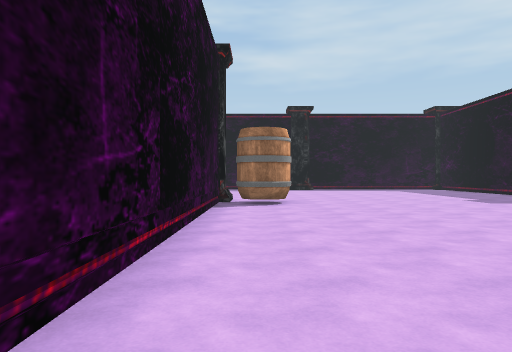
View 1 (above)

16 first-person views from a walk through a 3-D level made in the Unity game engine. The camera is 1.3 m above the floor, looks level and sees 70° across. The floor is counted in squares, 2 m on a side. Each view is taken from the middle of a square. On the plan, view 1 faces up. The plan holds only what a view shows up to about 11 squares ahead; the rest is blank. The place goes on beyond the plan. The player is left out.

View 2
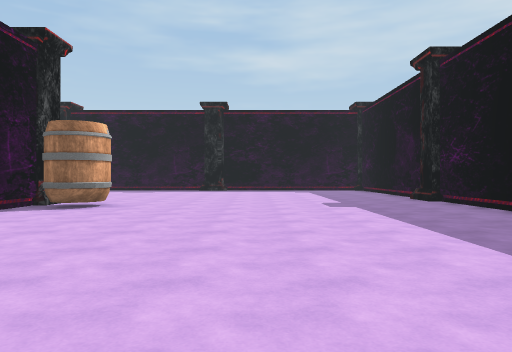

View 3
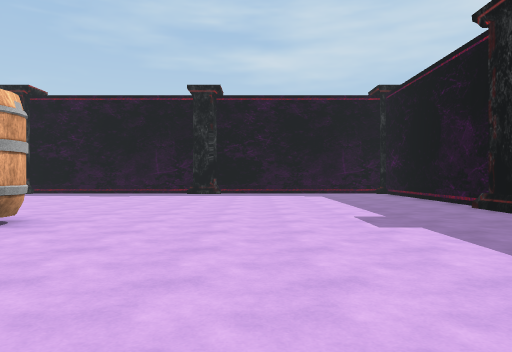

View 4
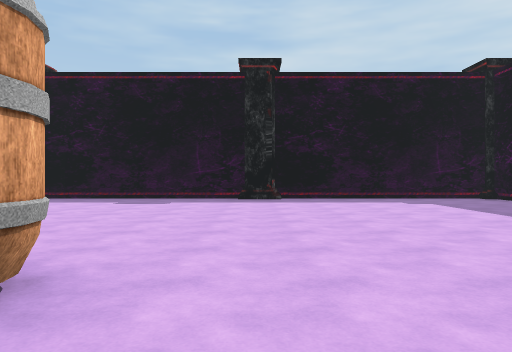

View 5
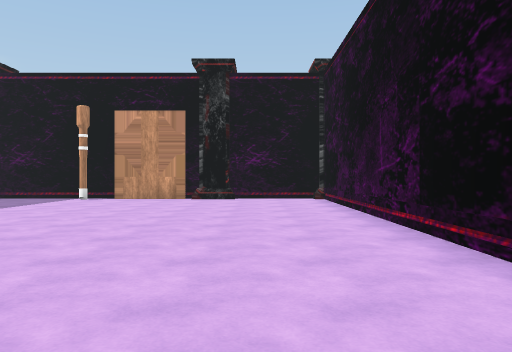

View 6
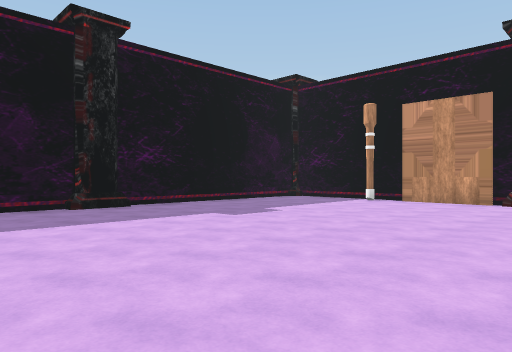

View 7
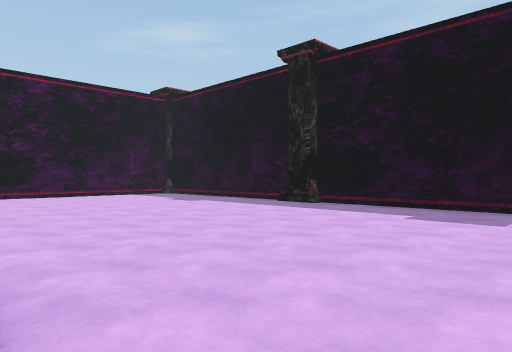

View 8
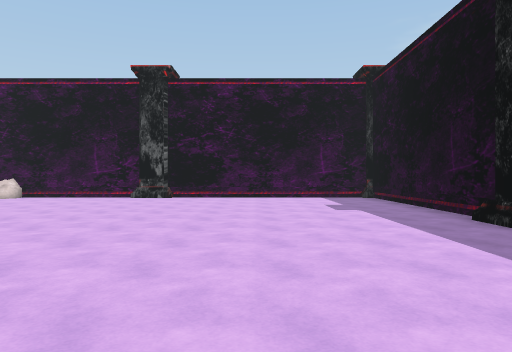

View 9
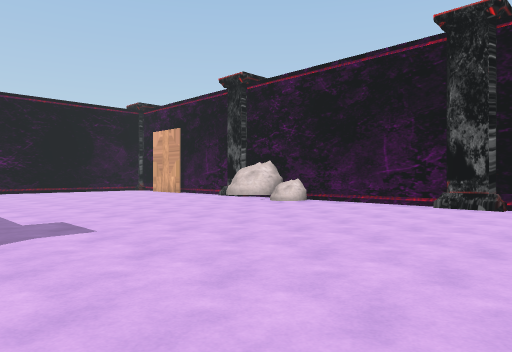

View 10
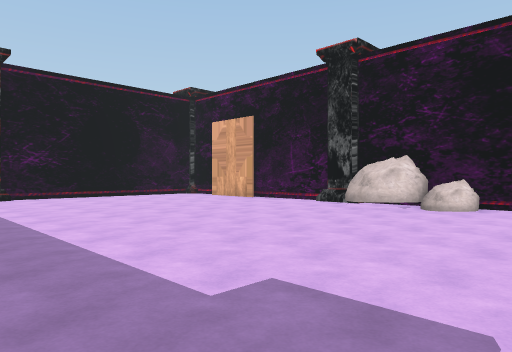

View 11
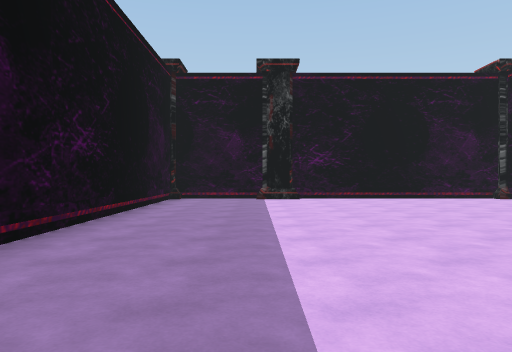

View 12
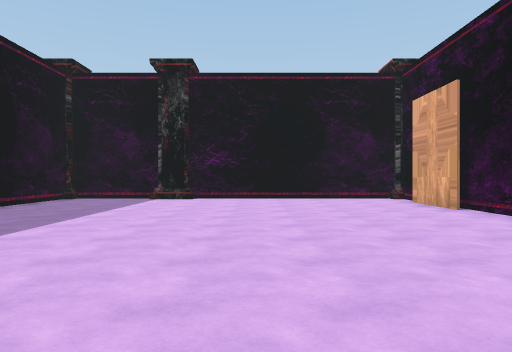

View 13
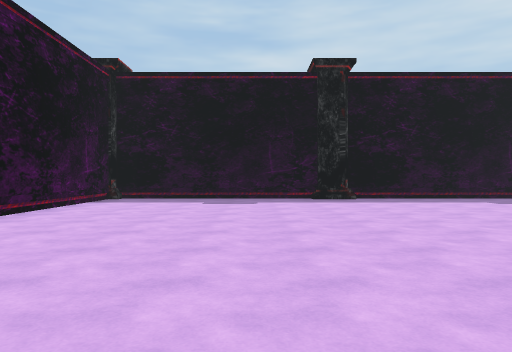

View 14
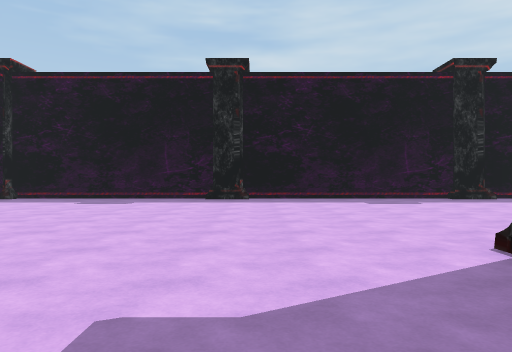

View 15
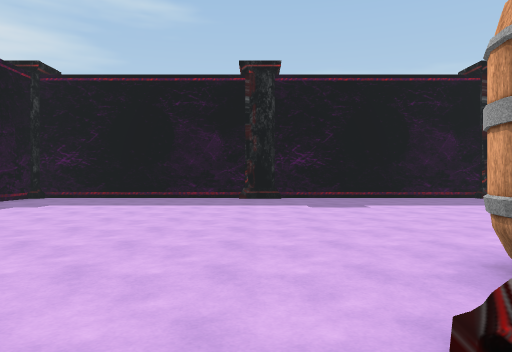

View 16
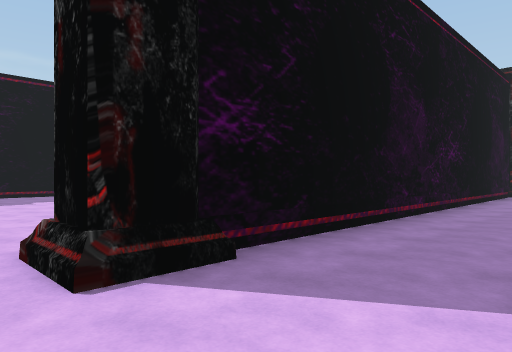

### Floor plan
Key: @ floor where view 1 was taken; # wall or solid block; . floor; P pillar; B barrel; T torch; R rock; O other object.
Columns run from 12 left of view 1 to 10 right of it. Each row starts with its distance up from view 1.
 18 P######P######P######P
 17  #...................#
 16  #...................#
 15  #...................#
 14  #...................#
 13  #...................#
 12  #...................#
 11 PP...................PP
 10  #.........P.........#
  9  #.........#BB.......#
  8  #.........#B........#
  7  R.........#.........#
  6  #R........#.........#
  5  RR........#.........#
  4 PP.........#.........PP
  3  #.........#.........#
  2  #.........#.........#
  1  #.........#.........#
  0  #.........#@........#
 -1  #.........#.........#
 -2  #.........#......T..
 -3 PP#####P###P##P######OO

Positions as (right, up) in squares from view 1, and headings:
1: (0, 0), facing up
2: (4, 1), facing up
3: (4, 4), facing up
4: (2, 7), facing up
5: (1, 8), facing down
6: (1, 7), facing down-right
7: (1, 10), facing up-left
8: (0, 14), facing left
9: (-3, 13), facing down-left
10: (-3, 9), facing down-left
11: (-4, 8), facing down
12: (-7, 8), facing down
13: (-7, 7), facing up
14: (-4, 7), facing up
15: (-2, 11), facing right
16: (-4, 11), facing down-right
